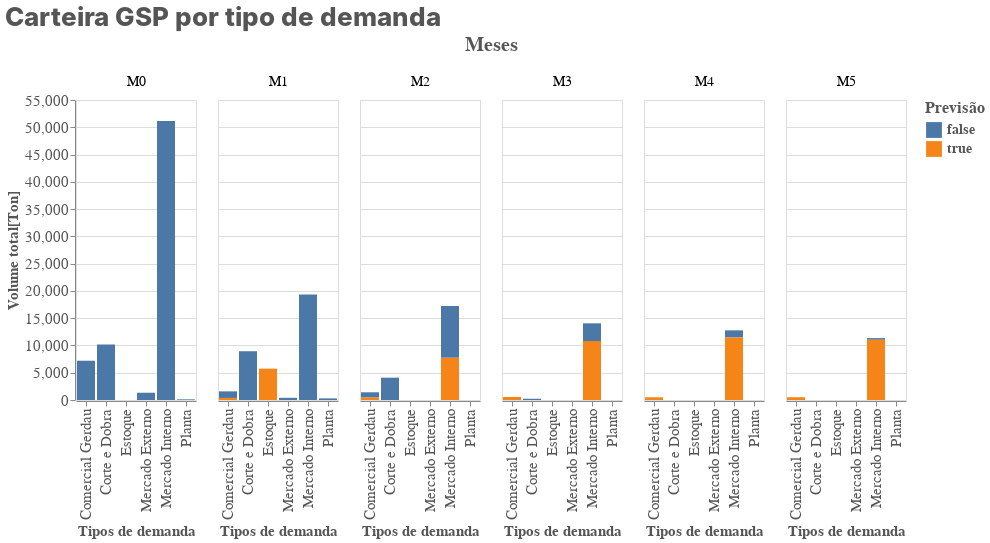

Notebook cell for this chart:
### Code cell
##Reprodução gráfica: biblioteca Altair (Python)

import altair as alt
g = alt.Chart(volume_total_y_2).mark_bar().encode(
    x=alt.X('demand_type', axis=alt.Axis(title='Tipos de demanda', titleFontSize=15, titleColor='#555555', 
                                         titleFontWeight = 'bold', labelColor='#555555', labelFontSize=15)),
    y=alt.Y('quantity', axis=alt.Axis(title='Volume total[Ton]', titleFontSize=15, titleColor='#555555', 
                                         titleFontWeight = 'bold', labelFontSize=15, labelColor='#555555')),
    color=alt.Color('predicted', legend=alt.Legend(title="Previsão", titleFontSize=16, titleColor='#555555', symbolSize=250, labelFontSize=14, 
                                                   labelFontWeight = 'bold', labelColor='#555555')),
    column = alt.Column('due_month', title="Meses", header=alt.Header(titleColor='#555555', titleFontSize=20, titleFontWeight = 'bold', labelFontSize=14))
).properties(
    title="Carteira GSP por tipo de demanda"
)

#Configuração do título principal:
g.configure_title(
    fontSize=26,
    fontWeight = 800,
    color='#555555'
)

### Figure 1 — Vega-Lite specification as saved in the notebook (floating-point values rounded to 4 significant figures)
{"config": {"view": {"continuousWidth": 400, "continuousHeight": 300}, "title": {"color": "#555555", "fontSize": 26, "fontWeight": 800}}, "data": {"name": "data-bb34de86131d7de0a638f7084a5e6da5"}, "mark": "bar", "encoding": {"color": {"field": "predicted", "legend": {"labelColor": "#555555", "labelFontSize": 14, "labelFontWeight": "bold", "symbolSize": 250, "title": "Previsão", "titleColor": "#555555", "titleFontSize": 16}, "type": "nominal"}, "column": {"field": "due_month", "header": {"labelFontSize": 14, "titleColor": "#555555", "titleFontSize": 20, "titleFontWeight": "bold"}, "title": "Meses", "type": "nominal"}, "x": {"axis": {"labelColor": "#555555", "labelFontSize": 15, "title": "Tipos de demanda", "titleColor": "#555555", "titleFontSize": 15, "titleFontWeight": "bold"}, "field": "demand_type", "type": "nominal"}, "y": {"axis": {"labelColor": "#555555", "labelFontSize": 15, "title": "Volume total[Ton]", "titleColor": "#555555", "titleFontSize": 15, "titleFontWeight": "bold"}, "field": "quantity", "type": "quantitative"}}, "title": "Carteira GSP por tipo de demanda", "$schema": "https://vega.github.io/schema/vega-lite/v4.17.0.json", "datasets": {"data-bb34de86131d7de0a638f7084a5e6da5": [{"due_month": "M0", "predicted": false, "demand_type": "Comercial Gerdau", "quantity": 7200.0}, {"due_month": "M0", "predicted": false, "demand_type": "Corte e Dobra", "quantity": 10150.0}, {"due_month": "M0", "predicted": false, "demand_type": "Mercado Externo", "quantity": 1334.0}, {"due_month": "M0", "predicted": false, "demand_type": "Mercado Interno", "quantity": 51130.0}, {"due_month": "M0", "predicted": false, "demand_type": "Planta", "quantity": 120.5}, {"due_month": "M1", "predicted": false, "demand_type": "Comercial Gerdau", "quantity": 1208.0}, {"due_month": "M1", "predicted": false, "demand_type": "Corte e Dobra", "quantity": 8940.0}, {"due_month": "M1", "predicted": false, "demand_type": "Mercado Externo", "quantity": 399.9}, {"due_month": "M1", "predicted": false, "demand_type": "Mercado Interno", "quantity": 19340.0}, {"due_month": "M1", "predicted": false, "demand_type": "Planta", "quantity": 300.0}, {"due_month": "M1", "predicted": true, "demand_type": "Comercial Gerdau", "quantity": 376.5}, {"due_month": "M1", "predicted": true, "demand_type": "Estoque", "quantity": 5748.0}, {"due_month": "M2", "predicted": false, "demand_type": "Comercial Gerdau", "quantity": 973.0}, {"due_month": "M2", "predicted": false, "demand_type": "Corte e Dobra", "quantity": 4091.0}, {"due_month": "M2", "predicted": false, "demand_type": "Mercado Interno", "quantity": 9483.0}, {"due_month": "M2", "predicted": true, "demand_type": "Comercial Gerdau", "quantity": 442.1}, {"due_month": "M2", "predicted": true, "demand_type": "Mercado Interno", "quantity": 7731.0}, {"due_month": "M3", "predicted": false, "demand_type": "Corte e Dobra", "quantity": 231.2}, {"due_month": "M3", "predicted": false, "demand_type": "Mercado Interno", "quantity": 3255.0}, {"due_month": "M3", "predicted": true, "demand_type": "Comercial Gerdau", "quantity": 552.4}, {"due_month": "M3", "predicted": true, "demand_type": "Mercado Interno", "quantity": 10800.0}, {"due_month": "M4", "predicted": false, "demand_type": "Comercial Gerdau", "quantity": 6.0}, {"due_month": "M4", "predicted": false, "demand_type": "Mercado Interno", "quantity": 1314.0}, {"due_month": "M4", "predicted": true, "demand_type": "Comercial Gerdau", "quantity": 498.6}, {"due_month": "M4", "predicted": true, "demand_type": "Mercado Interno", "quantity": 11460.0}, {"due_month": "M5", "predicted": false, "demand_type": "Mercado Interno", "quantity": 310.7}, {"due_month": "M5", "predicted": true, "demand_type": "Comercial Gerdau", "quantity": 509.9}, {"due_month": "M5", "predicted": true, "demand_type": "Mercado Interno", "quantity": 11040.0}]}}
